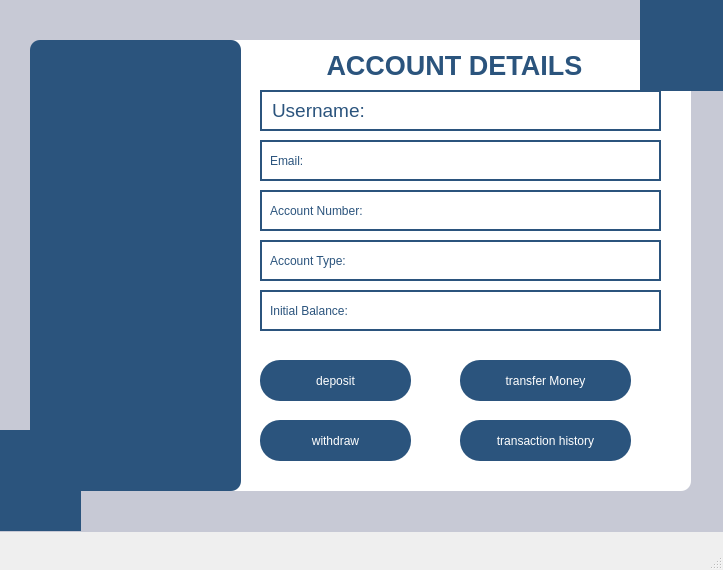
<?xml version="1.0" encoding="UTF-8"?>
<ui version="4.0">
 <class>Centralwindow</class>
 <widget class="QMainWindow" name="Centralwindow">
  <property name="geometry">
   <rect>
    <x>0</x>
    <y>0</y>
    <width>723</width>
    <height>570</height>
   </rect>
  </property>
  <property name="windowTitle">
   <string>Account Details</string>
  </property>
  <property name="styleSheet">
   <string notr="true"/>
  </property>
  <widget class="QWidget" name="centralwidget">
   <widget class="QLabel" name="label_13">
    <property name="geometry">
     <rect>
      <x>600</x>
      <y>370</y>
      <width>21</width>
      <height>21</height>
     </rect>
    </property>
    <property name="text">
     <string/>
    </property>
    <property name="pixmap">
     <pixmap resource="images.qrc">:/new/prefix1/images/wmremove-transformed.png</pixmap>
    </property>
    <property name="scaledContents">
     <bool>true</bool>
    </property>
   </widget>
   <widget class="QPushButton" name="depositbtn">
    <property name="geometry">
     <rect>
      <x>260</x>
      <y>360</y>
      <width>151</width>
      <height>41</height>
     </rect>
    </property>
    <property name="styleSheet">
     <string notr="true">QPushButton{
font: 12pt &quot;Microsoft Sans Serif&quot;;
background-color:#2b547d;
color:white;
border-radius:20px;
padding:7px 14px;
}
QPushButton:hover{
background-color:rgb(41, 128, 185);
}
QPushButton:pressed{
background-color:rgb(31, 97, 141);
}</string>
    </property>
    <property name="text">
     <string>deposit</string>
    </property>
   </widget>
   <widget class="QPushButton" name="withdrawbtn">
    <property name="geometry">
     <rect>
      <x>260</x>
      <y>420</y>
      <width>151</width>
      <height>41</height>
     </rect>
    </property>
    <property name="styleSheet">
     <string notr="true">QPushButton{
font: 12pt &quot;Microsoft Sans Serif&quot;;
background-color:#2b547d;
color:white;
border-radius:20px;
padding:7px 14px;
}
QPushButton:hover{
background-color:rgb(41, 128, 185);
}
QPushButton:pressed{
background-color:rgb(31, 97, 141);
}</string>
    </property>
    <property name="text">
     <string>withdraw</string>
    </property>
   </widget>
   <widget class="QPushButton" name="transferbtn">
    <property name="geometry">
     <rect>
      <x>460</x>
      <y>360</y>
      <width>171</width>
      <height>41</height>
     </rect>
    </property>
    <property name="styleSheet">
     <string notr="true">QPushButton{
font: 12pt &quot;Microsoft Sans Serif&quot;;
background-color:#2b547d;
color:white;
border-radius:20px;
padding:7px 14px;
}
QPushButton:hover{
background-color:rgb(41, 128, 185);
}
QPushButton:pressed{
background-color:rgb(31, 97, 141);
}</string>
    </property>
    <property name="text">
     <string>transfer Money</string>
    </property>
   </widget>
   <widget class="QPushButton" name="transactionbtn">
    <property name="geometry">
     <rect>
      <x>460</x>
      <y>420</y>
      <width>171</width>
      <height>41</height>
     </rect>
    </property>
    <property name="styleSheet">
     <string notr="true">QPushButton{
font: 12pt &quot;Microsoft Sans Serif&quot;;
background-color:#2b547d;
color:white;
border-radius:20px;
padding:7px 14px;
}
QPushButton:hover{
background-color:rgb(41, 128, 185);
}
QPushButton:pressed{
background-color:rgb(31, 97, 141);
}</string>
    </property>
    <property name="text">
     <string>transaction history</string>
    </property>
   </widget>
   <widget class="QLabel" name="label">
    <property name="geometry">
     <rect>
      <x>320</x>
      <y>50</y>
      <width>281</width>
      <height>31</height>
     </rect>
    </property>
    <property name="font">
     <font>
      <family>Arial</family>
      <pointsize>20</pointsize>
      <italic>false</italic>
      <bold>true</bold>
     </font>
    </property>
    <property name="styleSheet">
     <string notr="true">QLabel{
background-color:white;
font: 700 20pt &quot;Arial&quot;;
color:#2b547d;}</string>
    </property>
    <property name="text">
     <string> ACCOUNT DETAILS</string>
    </property>
   </widget>
   <widget class="QLabel" name="label_2">
    <property name="geometry">
     <rect>
      <x>0</x>
      <y>-9</y>
      <width>731</width>
      <height>541</height>
     </rect>
    </property>
    <property name="styleSheet">
     <string notr="true">QLabel{
background-color:rgb(199, 201, 213);
}</string>
    </property>
    <property name="text">
     <string/>
    </property>
   </widget>
   <widget class="QLabel" name="label_5">
    <property name="geometry">
     <rect>
      <x>180</x>
      <y>40</y>
      <width>511</width>
      <height>451</height>
     </rect>
    </property>
    <property name="styleSheet">
     <string notr="true">QLabel{
background-color:rgb(255, 255, 255);
border-radius:10px;
}</string>
    </property>
    <property name="text">
     <string/>
    </property>
   </widget>
   <widget class="QLabel" name="label_3">
    <property name="geometry">
     <rect>
      <x>30</x>
      <y>40</y>
      <width>211</width>
      <height>451</height>
     </rect>
    </property>
    <property name="styleSheet">
     <string notr="true">border-radius:10px;
background-color:#2b547d;</string>
    </property>
    <property name="text">
     <string/>
    </property>
   </widget>
   <widget class="QLabel" name="label_6">
    <property name="geometry">
     <rect>
      <x>640</x>
      <y>0</y>
      <width>91</width>
      <height>91</height>
     </rect>
    </property>
    <property name="styleSheet">
     <string notr="true">QLabel{
background-color:#2b547d;
}</string>
    </property>
    <property name="text">
     <string/>
    </property>
   </widget>
   <widget class="QLabel" name="label_11">
    <property name="geometry">
     <rect>
      <x>40</x>
      <y>180</y>
      <width>191</width>
      <height>121</height>
     </rect>
    </property>
    <property name="text">
     <string/>
    </property>
    <property name="pixmap">
     <pixmap resource="images.qrc">:/new/prefix1/images/wmremove-transformed.png</pixmap>
    </property>
    <property name="scaledContents">
     <bool>true</bool>
    </property>
   </widget>
   <widget class="QLabel" name="label_15">
    <property name="geometry">
     <rect>
      <x>660</x>
      <y>20</y>
      <width>51</width>
      <height>51</height>
     </rect>
    </property>
    <property name="text">
     <string/>
    </property>
    <property name="pixmap">
     <pixmap resource="images.qrc">:/new/prefix1/images/wmremove-transformed.png</pixmap>
    </property>
    <property name="scaledContents">
     <bool>true</bool>
    </property>
   </widget>
   <widget class="QLabel" name="label_7">
    <property name="geometry">
     <rect>
      <x>-10</x>
      <y>430</y>
      <width>91</width>
      <height>101</height>
     </rect>
    </property>
    <property name="styleSheet">
     <string notr="true">QLabel{
background-color:#2b547d;
}</string>
    </property>
    <property name="text">
     <string/>
    </property>
   </widget>
   <widget class="QLabel" name="label_16">
    <property name="geometry">
     <rect>
      <x>10</x>
      <y>460</y>
      <width>51</width>
      <height>51</height>
     </rect>
    </property>
    <property name="text">
     <string/>
    </property>
    <property name="pixmap">
     <pixmap resource="images.qrc">:/new/prefix1/images/wmremove-transformed.png</pixmap>
    </property>
    <property name="scaledContents">
     <bool>true</bool>
    </property>
   </widget>
   <widget class="QLabel" name="username_label">
    <property name="geometry">
     <rect>
      <x>260</x>
      <y>90</y>
      <width>401</width>
      <height>41</height>
     </rect>
    </property>
    <property name="font">
     <font>
      <family>Microsoft Sans Serif</family>
      <pointsize>14</pointsize>
      <italic>false</italic>
      <bold>false</bold>
     </font>
    </property>
    <property name="styleSheet">
     <string notr="true">QLabel{
font: 14pt &quot;Microsoft Sans Serif&quot;;
background-color: rgb(255, 255, 255);
color:rgb(43, 84, 125);
border:2px solid rgb(43, 84, 125);
padding:5px;
}
QLabel:hover {
    border: 2px solid rgb(0, 120, 215); /* Light blue */
	background-color: rgb(240, 248, 255);
}

/* Change border and background when focused (clicked) */
QLabel:focus {
    border: 2px solid rgb(0, 150, 255); /* Brighter blue */
    background-color: rgb(230, 247, 255); /* Light blue background */
}
</string>
    </property>
    <property name="text">
     <string>Username: </string>
    </property>
   </widget>
   <widget class="QLabel" name="email_label">
    <property name="geometry">
     <rect>
      <x>260</x>
      <y>140</y>
      <width>401</width>
      <height>41</height>
     </rect>
    </property>
    <property name="styleSheet">
     <string notr="true">QLabel{
font: 14pt &quot;Microsoft Sans Serif&quot;;
background-color: rgb(255, 255, 255);
color:rgb(43, 84, 125);
border:2px solid rgb(43, 84, 125);
padding:5px;
}
QLabel:hover {
    border: 2px solid rgb(0, 120, 215); /* Light blue */
	background-color: rgb(240, 248, 255);
}

/* Change border and background when focused (clicked) */
QLabel:focus {
    border: 2px solid rgb(0, 150, 255); /* Brighter blue */
    background-color: rgb(230, 247, 255); /* Light blue background */
}
</string>
    </property>
    <property name="text">
     <string>Email: </string>
    </property>
   </widget>
   <widget class="QLabel" name="account_no_label">
    <property name="geometry">
     <rect>
      <x>260</x>
      <y>190</y>
      <width>401</width>
      <height>41</height>
     </rect>
    </property>
    <property name="styleSheet">
     <string notr="true">QLabel{
font: 14pt &quot;Microsoft Sans Serif&quot;;
background-color: rgb(255, 255, 255);
color:rgb(43, 84, 125);
border:2px solid rgb(43, 84, 125);
padding:5px;
}
QLabel:hover {
    border: 2px solid rgb(0, 120, 215); /* Light blue */
	background-color: rgb(240, 248, 255);
}

/* Change border and background when focused (clicked) */
QLabel:focus {
    border: 2px solid rgb(0, 150, 255); /* Brighter blue */
    background-color: rgb(230, 247, 255); /* Light blue background */
}
</string>
    </property>
    <property name="text">
     <string>Account Number: </string>
    </property>
   </widget>
   <widget class="QLabel" name="acc_type_label">
    <property name="geometry">
     <rect>
      <x>260</x>
      <y>240</y>
      <width>401</width>
      <height>41</height>
     </rect>
    </property>
    <property name="styleSheet">
     <string notr="true">QLabel{
font: 14pt &quot;Microsoft Sans Serif&quot;;
background-color: rgb(255, 255, 255);
color:rgb(43, 84, 125);
border:2px solid rgb(43, 84, 125);
padding:5px;
}
QLabel:hover {
    border: 2px solid rgb(0, 120, 215); /* Light blue */
	background-color: rgb(240, 248, 255);
}

/* Change border and background when focused (clicked) */
QLabel:focus {
    border: 2px solid rgb(0, 150, 255); /* Brighter blue */
    background-color: rgb(230, 247, 255); /* Light blue background */
}
</string>
    </property>
    <property name="text">
     <string>Account Type: </string>
    </property>
   </widget>
   <widget class="QLabel" name="balance_label">
    <property name="geometry">
     <rect>
      <x>260</x>
      <y>290</y>
      <width>401</width>
      <height>41</height>
     </rect>
    </property>
    <property name="styleSheet">
     <string notr="true">QLabel{
font: 14pt &quot;Microsoft Sans Serif&quot;;
background-color: rgb(255, 255, 255);
color:rgb(43, 84, 125);
border:2px solid rgb(43, 84, 125);
padding:5px;
}
QLabel:hover {
    border: 2px solid rgb(0, 120, 215); /* Light blue */
	background-color: rgb(240, 248, 255);
}

/* Change border and background when focused (clicked) */
QLabel:focus {
    border: 2px solid rgb(0, 150, 255); /* Brighter blue */
    background-color: rgb(230, 247, 255); /* Light blue background */
}
</string>
    </property>
    <property name="text">
     <string>Initial Balance: </string>
    </property>
   </widget>
   <zorder>label_2</zorder>
   <zorder>label_13</zorder>
   <zorder>label_5</zorder>
   <zorder>label</zorder>
   <zorder>label_3</zorder>
   <zorder>label_11</zorder>
   <zorder>depositbtn</zorder>
   <zorder>withdrawbtn</zorder>
   <zorder>transferbtn</zorder>
   <zorder>transactionbtn</zorder>
   <zorder>label_6</zorder>
   <zorder>label_15</zorder>
   <zorder>label_7</zorder>
   <zorder>label_16</zorder>
   <zorder>username_label</zorder>
   <zorder>email_label</zorder>
   <zorder>account_no_label</zorder>
   <zorder>acc_type_label</zorder>
   <zorder>balance_label</zorder>
  </widget>
  <widget class="QMenuBar" name="menubar">
   <property name="geometry">
    <rect>
     <x>0</x>
     <y>0</y>
     <width>723</width>
     <height>21</height>
    </rect>
   </property>
  </widget>
  <widget class="QStatusBar" name="statusbar"/>
 </widget>
 <resources>
  <include location="images.qrc"/>
 </resources>
 <connections/>
</ui>
